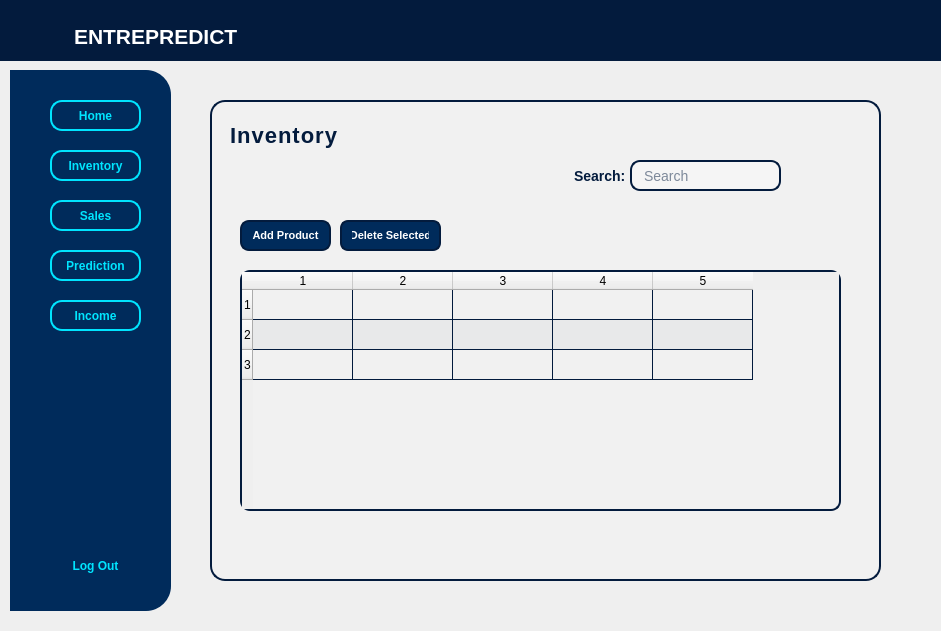
<?xml version="1.0" encoding="UTF-8"?>
<ui version="4.0">
 <class>Form</class>
 <widget class="QWidget" name="Form">
  <property name="geometry">
   <rect>
    <x>0</x>
    <y>0</y>
    <width>941</width>
    <height>631</height>
   </rect>
  </property>
  <property name="windowTitle">
   <string>Form</string>
  </property>
  <widget class="QWidget" name="widget" native="true">
   <property name="geometry">
    <rect>
     <x>0</x>
     <y>0</y>
     <width>941</width>
     <height>631</height>
    </rect>
   </property>
   <property name="styleSheet">
    <string notr="true">QWidget {
    background-color: qlineargradient(
        spread:pad,
        x1:0, y1:0, x2:1, y2:1,
        stop:0 #ffffff,
        stop:0.4 #cbf7ff,
        stop:1 #a6ecf7
    );
}</string>
   </property>
   <widget class="QWidget" name="mainwidget" native="true">
    <property name="enabled">
     <bool>true</bool>
    </property>
    <property name="geometry">
     <rect>
      <x>0</x>
      <y>0</y>
      <width>941</width>
      <height>631</height>
     </rect>
    </property>
    <property name="styleSheet">
     <string notr="true">#label_phrase{
    font-family: &quot;Open Sans Light&quot;;
    font-size: 12pt;
    font-weight: 300;
    color: #002B5B;
    border: none;              /* removes the border completely */
    background: transparent;   /* ensures no background box */
}
</string>
    </property>
    <widget class="QLabel" name="label_smalllogo">
     <property name="geometry">
      <rect>
       <x>10</x>
       <y>0</y>
       <width>51</width>
       <height>61</height>
      </rect>
     </property>
     <property name="styleSheet">
      <string notr="true">#label_smalllogo{
background-color:#031b3d;
}

#label_smalllogo{
border-image: url(&quot;C:/Users/Missy/Downloads/ENTREPREDICT_Icon_Option_1_-_Circuit-Graph_E-removebg-preview.png&quot;);
}</string>
     </property>
     <property name="text">
      <string/>
     </property>
    </widget>
    <widget class="QLabel" name="label_upperhome">
     <property name="geometry">
      <rect>
       <x>0</x>
       <y>0</y>
       <width>941</width>
       <height>61</height>
      </rect>
     </property>
     <property name="styleSheet">
      <string notr="true">#label_upperhome{
background-color:#031b3d;
}</string>
     </property>
     <property name="text">
      <string/>
     </property>
    </widget>
    <widget class="QPlainTextEdit" name="plainTextEdit_Entrep">
     <property name="geometry">
      <rect>
       <x>70</x>
       <y>20</y>
       <width>191</width>
       <height>41</height>
      </rect>
     </property>
     <property name="styleSheet">
      <string notr="true">#plainTextEdit_Entrep{
 font-family: &quot;Montserrat ExtraBold&quot;;
    font-size: 16pt;
font-weight: 600;
color:white;
background-color:#031b3d;
border:none;
}</string>
     </property>
     <property name="plainText">
      <string>ENTREPREDICT</string>
     </property>
    </widget>
    <widget class="QFrame" name="frame_sidebar">
     <property name="geometry">
      <rect>
       <x>10</x>
       <y>70</y>
       <width>161</width>
       <height>541</height>
      </rect>
     </property>
     <property name="styleSheet">
      <string notr="true">#frame_sidebar {
    background-color: #002B5B;
    border-top-right-radius: 25px;
    border-bottom-right-radius: 25px;
}


</string>
     </property>
     <property name="frameShape">
      <enum>QFrame::StyledPanel</enum>
     </property>
     <property name="frameShadow">
      <enum>QFrame::Raised</enum>
     </property>
     <widget class="QPushButton" name="pushButton_home">
      <property name="geometry">
       <rect>
        <x>40</x>
        <y>30</y>
        <width>91</width>
        <height>31</height>
       </rect>
      </property>
      <property name="styleSheet">
       <string notr="true">QPushButton {
    background-color: transparent;
    color: #00E5FF;
    font-family: &quot;Segoe UI&quot;;
    font-size: 9pt;
    font-weight: 500;
    border: 2px solid #00E5FF;
    border-radius: 12px;
    padding: 5px 15px;
}

QPushButton:hover {
    background-color: rgba(0, 229, 255, 0.1);
}

QPushButton:pressed {
    background-color: rgba(0, 229, 255, 0.2);
}

QPushButton:checked {
    background-color: #00E5FF;
    color: #001F3F;
}
</string>
      </property>
      <property name="text">
       <string>Home</string>
      </property>
     </widget>
     <widget class="QPushButton" name="pushButton_2">
      <property name="geometry">
       <rect>
        <x>40</x>
        <y>80</y>
        <width>91</width>
        <height>31</height>
       </rect>
      </property>
      <property name="styleSheet">
       <string notr="true">QPushButton {
    background-color: transparent;
    color: #00E5FF;
    font-family: &quot;Segoe UI&quot;;
    font-size: 9pt;
    font-weight: 500;
    border: 2px solid #00E5FF;
    border-radius: 12px;
    padding: 5px 15px;
}

QPushButton:hover {
    background-color: rgba(0, 229, 255, 0.1);
}

QPushButton:pressed {
    background-color: rgba(0, 229, 255, 0.2);
}

QPushButton:checked {
    background-color: #00E5FF;
    color: #001F3F;
}
</string>
      </property>
      <property name="text">
       <string>Inventory</string>
      </property>
     </widget>
     <widget class="QPushButton" name="pushButton_3">
      <property name="geometry">
       <rect>
        <x>40</x>
        <y>130</y>
        <width>91</width>
        <height>31</height>
       </rect>
      </property>
      <property name="styleSheet">
       <string notr="true">QPushButton {
    background-color: transparent;
    color: #00E5FF;
    font-family: &quot;Segoe UI&quot;;
    font-size: 9pt;
    font-weight: 500;
    border: 2px solid #00E5FF;
    border-radius: 12px;
    padding: 5px 15px;
}

QPushButton:hover {
    background-color: rgba(0, 229, 255, 0.1);
}

QPushButton:pressed {
    background-color: rgba(0, 229, 255, 0.2);
}

QPushButton:checked {
    background-color: #00E5FF;
    color: #001F3F;
}
</string>
      </property>
      <property name="text">
       <string>Sales</string>
      </property>
     </widget>
     <widget class="QPushButton" name="pushButton_4">
      <property name="geometry">
       <rect>
        <x>40</x>
        <y>180</y>
        <width>91</width>
        <height>31</height>
       </rect>
      </property>
      <property name="styleSheet">
       <string notr="true">QPushButton {
    background-color: transparent;
    color: #00E5FF;
    font-family: &quot;Segoe UI&quot;;
    font-size: 9pt;
    font-weight: 500;
    border: 2px solid #00E5FF;
    border-radius: 12px;
    padding: 5px 15px;
}

QPushButton:hover {
    background-color: rgba(0, 229, 255, 0.1);
}

QPushButton:pressed {
    background-color: rgba(0, 229, 255, 0.2);
}

QPushButton:checked {
    background-color: #00E5FF;
    color: #001F3F;
}

</string>
      </property>
      <property name="text">
       <string>Prediction</string>
      </property>
     </widget>
     <widget class="QPushButton" name="pushButton_5">
      <property name="geometry">
       <rect>
        <x>40</x>
        <y>230</y>
        <width>91</width>
        <height>31</height>
       </rect>
      </property>
      <property name="styleSheet">
       <string notr="true">QPushButton {
    background-color: transparent;
    color: #00E5FF;
    font-family: &quot;Segoe UI&quot;;
    font-size: 9pt;
    font-weight: 500;
    border: 2px solid #00E5FF;
    border-radius: 12px;
    padding: 5px 15px;
}

QPushButton:hover {
    background-color: rgba(0, 229, 255, 0.1);
}

QPushButton:pressed {
    background-color: rgba(0, 229, 255, 0.2);
}

QPushButton:checked {
    background-color: #00E5FF;
    color: #001F3F;
}
</string>
      </property>
      <property name="text">
       <string>Income</string>
      </property>
     </widget>
     <widget class="QPushButton" name="pushButton_6">
      <property name="geometry">
       <rect>
        <x>40</x>
        <y>480</y>
        <width>91</width>
        <height>31</height>
       </rect>
      </property>
      <property name="styleSheet">
       <string notr="true">QPushButton {
    background-color: transparent;
    color: #00E5FF;
    font-family: &quot;Segoe UI&quot;;
    font-size: 9pt;
    font-weight: 500;
    border: none;
    border-radius: 12px;
    padding: 6px 18px;
}

QPushButton:hover {
    background-color: rgba(0, 229, 255, 0.1);
}

QPushButton:pressed {
    background-color: rgba(0, 229, 255, 0.2);
}

QPushButton:checked {
    background-color: #00E5FF;
    color: #001F3F;
}
</string>
      </property>
      <property name="text">
       <string>Log Out</string>
      </property>
     </widget>
    </widget>
    <widget class="QWidget" name="widget_inventory" native="true">
     <property name="geometry">
      <rect>
       <x>210</x>
       <y>100</y>
       <width>671</width>
       <height>481</height>
      </rect>
     </property>
     <property name="styleSheet">
      <string notr="true">#widget_inventory {
    background: rgba(255, 255, 255, 0.15);     /* semi-transparent glass effect */
    border: 2px solid #031b3d;                 /* navy border */
    border-radius: 15px;                       /* smoother corners */
    backdrop-filter: blur(10px);               /* subtle blur for depth */
    padding: 15px;
}
</string>
     </property>
     <widget class="QLabel" name="label_inventory">
      <property name="geometry">
       <rect>
        <x>20</x>
        <y>20</y>
        <width>141</width>
        <height>31</height>
       </rect>
      </property>
      <property name="styleSheet">
       <string notr="true">#label_inventory {
    color: #031b3d;                  /* Deep navy text for contrast */
    font-weight: 900;                /* Bold emphasis */
    font-size: 22px;                 /* Slightly larger title */
    background: transparent;         /* Keep background clean */
    letter-spacing: 1px;             /* Space out letters slightly */
    text-transform: uppercase;       /* Make “Inventory” more assertive */
    border: none;                    /* Remove any frame borders */
    
    /* Subtle cyan glow for elegance */
    text-shadow: 0px 0px 6px #00ffff;
}</string>
      </property>
      <property name="text">
       <string>Inventory</string>
      </property>
     </widget>
     <widget class="QLabel" name="label_search">
      <property name="geometry">
       <rect>
        <x>360</x>
        <y>60</y>
        <width>61</width>
        <height>31</height>
       </rect>
      </property>
      <property name="styleSheet">
       <string notr="true">#label_search {
    color: #031b3d;            /* Same navy tone for consistency */
    font-weight: 600;
    font-size: 14px;
    background: transparent;
    border: none;
    padding-right: 5px;        /* Adds spacing between label and input */
}
</string>
      </property>
      <property name="text">
       <string>Search:</string>
      </property>
     </widget>
     <widget class="QLineEdit" name="lineEdit_search">
      <property name="geometry">
       <rect>
        <x>420</x>
        <y>60</y>
        <width>151</width>
        <height>31</height>
       </rect>
      </property>
      <property name="styleSheet">
       <string notr="true">#lineEdit_search {
    background: rgba(255, 255, 255, 70);  /* Semi-transparent white */
    border: 2px solid #031b3d;
    border-radius: 10px;
    padding: 5px 10px;
    color: #031b3d;
    font-size: 14px;
    selection-background-color: #00ffff;  /* Cyan highlight when selecting text */
    selection-color: #031b3d;
}

#lineEdit_search:focus {
    border: 2px solid #00ffff;            /* Cyan glow on focus */
    background: rgba(255, 255, 255, 90);
}</string>
      </property>
      <property name="placeholderText">
       <string>Search</string>
      </property>
     </widget>
     <widget class="QTableWidget" name="table_inventory">
      <property name="geometry">
       <rect>
        <x>30</x>
        <y>170</y>
        <width>601</width>
        <height>241</height>
       </rect>
      </property>
      <property name="styleSheet">
       <string notr="true">/* ===============================
   QTABLEWIDGET EXCLUSIVE STYLESHEET
   =============================== */

#table_inventory {
    background-color: transparent;               /* Seamless with main widget */
    border: 2px solid #031b3d;                   /* Deep navy border */
    border-radius: 10px;                         /* Soft corners */
    gridline-color: #031b3d;                     /* Matching navy gridlines */
    color: #031b3d;                              /* Text color */
    font-size: 12px;
    font-weight: 500;
    selection-background-color: rgba(0, 255, 255, 60); /* Soft cyan glow */
    selection-color: #031b3d;                    /* Readable text color */
    alternate-background-color: rgba(3, 27, 61, 10);   /* Subtle striped rows */
}

/* --- TABLE HEADERS --- */
#table_inventory::section {
    background-color: rgba(3, 27, 61, 20);       /* Transparent navy tint */
    color: #031b3d;
    font-weight: 600;
    font-size: 12px;
    border: 1px solid #031b3d;
    border-radius: 5px;
    padding: 4px;
}

/* --- CORNER BUTTON (top-left cell) --- */
#table_inventory::section {
    background-color: rgba(3, 27, 61, 30);
    border: 1px solid #031b3d;
    border-top-left-radius: 10px;
}
</string>
      </property>
      <property name="dragEnabled">
       <bool>false</bool>
      </property>
      <property name="alternatingRowColors">
       <bool>true</bool>
      </property>
      <property name="selectionBehavior">
       <enum>QAbstractItemView::SelectRows</enum>
      </property>
      <property name="rowCount">
       <number>3</number>
      </property>
      <property name="columnCount">
       <number>5</number>
      </property>
      <row/>
      <row/>
      <row/>
      <column/>
      <column/>
      <column/>
      <column/>
      <column/>
     </widget>
     <widget class="QPushButton" name="addbutton">
      <property name="geometry">
       <rect>
        <x>30</x>
        <y>120</y>
        <width>91</width>
        <height>31</height>
       </rect>
      </property>
      <property name="styleSheet">
       <string notr="true">#addbutton {
    background-color: #002B5B;    /* Very light cyan tint */
    border: 2px solid #031b3d;                  /* Deep navy border */
    border-radius: 9px;
    color: #FFFFFF;
    font-weight: 500;
    font-size: 11px;                            /* Smaller text */
    padding: 4px 10px;
}

#addbutton:hover {
    background-color: rgba(0, 255, 255, 60);    /* Subtle cyan highlight */
    border: 2px solid #00ffff;                  /* Cyan glow */
}

#addbutton:pressed {
    background-color: rgba(0, 255, 255, 90);    /* Slightly stronger color */
}
</string>
      </property>
      <property name="text">
       <string>Add Product</string>
      </property>
     </widget>
     <widget class="QPushButton" name="deletebutton">
      <property name="geometry">
       <rect>
        <x>130</x>
        <y>120</y>
        <width>101</width>
        <height>31</height>
       </rect>
      </property>
      <property name="styleSheet">
       <string notr="true">#deletebutton {
    background-color: #002B5B;    /* Soft coral tint (less aggressive than red) */
    border: 2px solid #031b3d;
    border-radius: 8px;
    color: #FFFFFF;
    font-weight: 500;
    font-size: 11px;                            /* Smaller text */
    padding: 4px 10px;
}

#deletebutton:hover {
    background-color: rgba(255, 99, 71, 60);    /* Gentle coral hover */
    border: 2px solid #00ffff;                  /* Cyan hover border for harmony */
}

#deletebutton:pressed {
    background-color: rgba(255, 99, 71, 90);
}</string>
      </property>
      <property name="text">
       <string>Delete Selected</string>
      </property>
     </widget>
    </widget>
    <zorder>label_upperhome</zorder>
    <zorder>label_smalllogo</zorder>
    <zorder>plainTextEdit_Entrep</zorder>
    <zorder>frame_sidebar</zorder>
    <zorder>widget_inventory</zorder>
   </widget>
  </widget>
 </widget>
 <resources/>
 <connections/>
</ui>
